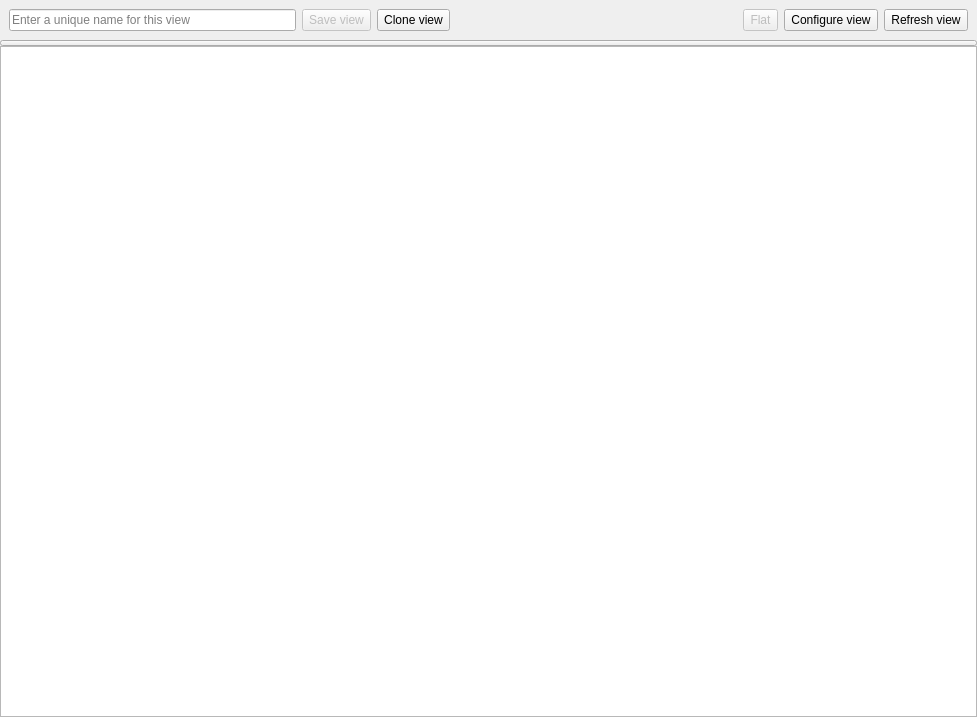
<?xml version="1.0" encoding="UTF-8"?>
<ui version="4.0">
 <class>MachineListViewer</class>
 <widget class="QWidget" name="MachineListViewer">
  <property name="geometry">
   <rect>
    <x>0</x>
    <y>0</y>
    <width>977</width>
    <height>717</height>
   </rect>
  </property>
  <property name="windowTitle">
   <string>Form</string>
  </property>
  <layout class="QGridLayout" name="gridLayout">
   <property name="verticalSpacing">
    <number>0</number>
   </property>
   <property name="margin">
    <number>0</number>
   </property>
   <item row="0" column="0">
    <widget class="QWidget" name="widgetConfigure" native="true">
     <layout class="QGridLayout" name="gridLayoutWidgetConfigure">
      <item row="0" column="6">
       <widget class="QToolButton" name="toolButtonConfigureView">
        <property name="sizePolicy">
         <sizepolicy hsizetype="Fixed" vsizetype="Minimum">
          <horstretch>0</horstretch>
          <verstretch>0</verstretch>
         </sizepolicy>
        </property>
        <property name="toolTip">
         <string>Configure view</string>
        </property>
        <property name="text">
         <string>Configure view</string>
        </property>
        <property name="icon">
         <iconset resource="qmc2.qrc">
          <normaloff>:/data/img/filter.png</normaloff>:/data/img/filter.png</iconset>
        </property>
        <property name="toolButtonStyle">
         <enum>Qt::ToolButtonTextBesideIcon</enum>
        </property>
       </widget>
      </item>
      <item row="0" column="7">
       <widget class="QToolButton" name="toolButtonRefreshView">
        <property name="sizePolicy">
         <sizepolicy hsizetype="Fixed" vsizetype="Minimum">
          <horstretch>0</horstretch>
          <verstretch>0</verstretch>
         </sizepolicy>
        </property>
        <property name="toolTip">
         <string>Refresh view</string>
        </property>
        <property name="text">
         <string>Refresh view</string>
        </property>
        <property name="icon">
         <iconset resource="qmc2.qrc">
          <normaloff>:/data/img/reload.png</normaloff>:/data/img/reload.png</iconset>
        </property>
        <property name="toolButtonStyle">
         <enum>Qt::ToolButtonTextBesideIcon</enum>
        </property>
       </widget>
      </item>
      <item row="0" column="2">
       <widget class="QToolButton" name="toolButtonCloneView">
        <property name="sizePolicy">
         <sizepolicy hsizetype="Fixed" vsizetype="Minimum">
          <horstretch>0</horstretch>
          <verstretch>0</verstretch>
         </sizepolicy>
        </property>
        <property name="toolTip">
         <string>Clone view</string>
        </property>
        <property name="text">
         <string>Clone view</string>
        </property>
        <property name="icon">
         <iconset resource="qmc2.qrc">
          <normaloff>:/data/img/editcopy.png</normaloff>:/data/img/editcopy.png</iconset>
        </property>
        <property name="toolButtonStyle">
         <enum>Qt::ToolButtonTextBesideIcon</enum>
        </property>
       </widget>
      </item>
      <item row="0" column="0">
       <widget class="QLineEdit" name="lineEditViewName">
        <property name="sizePolicy">
         <sizepolicy hsizetype="MinimumExpanding" vsizetype="Minimum">
          <horstretch>0</horstretch>
          <verstretch>0</verstretch>
         </sizepolicy>
        </property>
        <property name="toolTip">
         <string>Enter a unique name for this view</string>
        </property>
        <property name="placeholderText">
         <string>Enter a unique name for this view</string>
        </property>
       </widget>
      </item>
      <item row="0" column="4">
       <spacer name="horizontalSpacer">
        <property name="orientation">
         <enum>Qt::Horizontal</enum>
        </property>
        <property name="sizeType">
         <enum>QSizePolicy::MinimumExpanding</enum>
        </property>
        <property name="sizeHint" stdset="0">
         <size>
          <width>0</width>
          <height>20</height>
         </size>
        </property>
       </spacer>
      </item>
      <item row="0" column="1">
       <widget class="QToolButton" name="toolButtonSaveView">
        <property name="enabled">
         <bool>false</bool>
        </property>
        <property name="sizePolicy">
         <sizepolicy hsizetype="Fixed" vsizetype="Minimum">
          <horstretch>0</horstretch>
          <verstretch>0</verstretch>
         </sizepolicy>
        </property>
        <property name="toolTip">
         <string>Save view</string>
        </property>
        <property name="text">
         <string>Save view</string>
        </property>
        <property name="icon">
         <iconset resource="qmc2.qrc">
          <normaloff>:/data/img/filesaveas_and_apply.png</normaloff>:/data/img/filesaveas_and_apply.png</iconset>
        </property>
        <property name="toolButtonStyle">
         <enum>Qt::ToolButtonTextBesideIcon</enum>
        </property>
       </widget>
      </item>
      <item row="0" column="5">
       <widget class="QToolButton" name="toolButtonViewModeToggle">
        <property name="enabled">
         <bool>false</bool>
        </property>
        <property name="sizePolicy">
         <sizepolicy hsizetype="Fixed" vsizetype="Minimum">
          <horstretch>0</horstretch>
          <verstretch>0</verstretch>
         </sizepolicy>
        </property>
        <property name="toolTip">
         <string>Toggle flat / tree view</string>
        </property>
        <property name="text">
         <string>Flat</string>
        </property>
        <property name="icon">
         <iconset resource="qmc2.qrc">
          <normaloff>:/data/img/view_detail.png</normaloff>:/data/img/view_detail.png</iconset>
        </property>
        <property name="toolButtonStyle">
         <enum>Qt::ToolButtonTextBesideIcon</enum>
        </property>
       </widget>
      </item>
     </layout>
    </widget>
   </item>
   <item row="1" column="0">
    <widget class="QToolButton" name="toolButton">
     <property name="sizePolicy">
      <sizepolicy hsizetype="Expanding" vsizetype="Fixed">
       <horstretch>0</horstretch>
       <verstretch>0</verstretch>
      </sizepolicy>
     </property>
     <property name="minimumSize">
      <size>
       <width>0</width>
       <height>6</height>
      </size>
     </property>
     <property name="maximumSize">
      <size>
       <width>16777215</width>
       <height>6</height>
      </size>
     </property>
     <property name="toolTip">
      <string>Toggle menu</string>
     </property>
    </widget>
   </item>
   <item row="2" column="0">
    <widget class="QTreeView" name="treeView">
     <property name="textElideMode">
      <enum>Qt::ElideMiddle</enum>
     </property>
     <property name="uniformRowHeights">
      <bool>true</bool>
     </property>
     <property name="sortingEnabled">
      <bool>true</bool>
     </property>
     <property name="allColumnsShowFocus">
      <bool>true</bool>
     </property>
    </widget>
   </item>
  </layout>
 </widget>
 <tabstops>
  <tabstop>lineEditViewName</tabstop>
  <tabstop>toolButtonSaveView</tabstop>
  <tabstop>toolButtonCloneView</tabstop>
  <tabstop>toolButtonViewModeToggle</tabstop>
  <tabstop>toolButtonConfigureView</tabstop>
  <tabstop>toolButtonRefreshView</tabstop>
  <tabstop>toolButton</tabstop>
  <tabstop>treeView</tabstop>
 </tabstops>
 <resources>
  <include location="qmc2.qrc"/>
 </resources>
 <connections/>
</ui>
